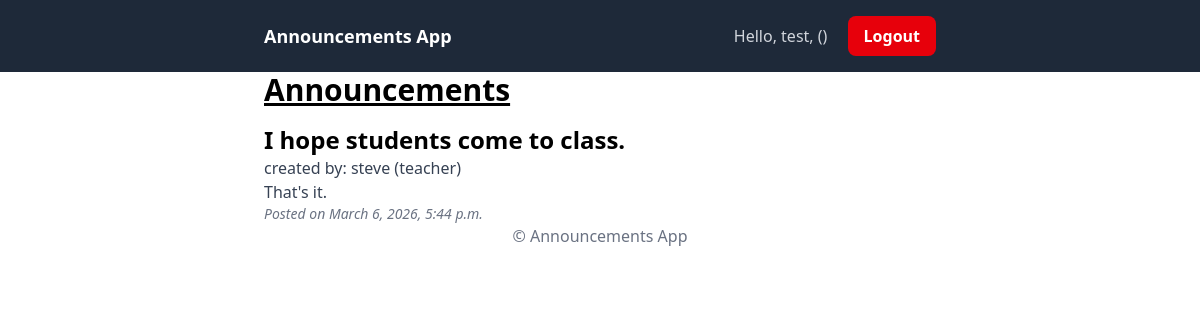
Screenshot of /announcements/ (signed in) with the database file from the repository.
### core/models.py (models this page shows)
class User(AbstractUser):
    ROLE_CHOICES = (
        ('teacher', 'Teacher'),
        ('student', 'Student'),
    )
    role = models.CharField(max_length=10, choices=ROLE_CHOICES)
    def __str__(self):
        return f"{self.username} ({self.role})"

### announcements/models.py (models this page shows, shortened)
class Announcement(models.Model):
    title = models.CharField(max_length=100)
    message = models.TextField()
    created_by = models.ForeignKey(
        settings.AUTH_USER_MODEL, # this is the model for the user
        on_delete=models.CASCADE,
        null=True,
        blank=True)
    created_at = models.DateTimeField(auto_now_add=True)
    updated_at = models.DateTimeField(auto_now=True)

### announcements/views.py (the view)
# urls.py: path('', announcement_list, name='announcement_list'),
@login_required
def announcement_list(request):
    announcements = Announcement.objects.all().order_by('-created_at')
    return render(
        request,
        'announcements/announcement_list.html',
        {'announcements': announcements}
    )

### announcements/templates/announcements/announcement_list.html (shortened to what this page needs)
{% extends "base.html" %}
{% block content %}
<div class="max-w-2xl mx-auto px-4 md:px-0">
    <div class="flex justify-between items-center mb-4">
        <h1 class="text-3xl font-bold underline">
            Announcements
        </h1>
    </div>
    <section>
        <ul>
          {% for announcement in announcements %}
            <li>
              <h2 class="text-2xl font-semibold mt-4">
                  {{ announcement.title }}
              </h2>
              <p class="text-gray-700">
                  created by: {{ announcement.created_by }}
              </p>
              <p class="text-gray-700">
                  {{ announcement.message }}
              </p>
              <p
                  class="text-gray-500 text-sm"
              ><em>Posted on {{ announcement.created_at }}</em></p>
            </li>
          {% empty %}
            <li>No announcements available.</li>
          {% endfor %}
        </ul>
    </section>
{% endblock %}

### templates/base.html (shortened to what this page needs)
<!doctype html>
<html>
  <head>
    <script src="https://cdn.jsdelivr.net/npm/@tailwindcss/browser@4"></script>
  </head>
  <body>
    <header>
        {% block header %}
        <nav class="bg-gray-800 p-4">
                <div class="max-w-2xl mx-auto flex justify-between items-center">
                    <a href="" class="text-white text-lg font-semibold">
                        Announcements App
                    </a>
                    {% if user.is_authenticated %}
                    <div>
                        <form method="post" action="{% url 'logout' %}">
                            <span class="text-gray-300 mr-4">
                                Hello, {{user.username}}, ({{user.role}})
                            </span>
                            <button type="submit" class="px-4 py-2 bg-red-600 text-white font-semibold rounded-lg hover:bg-red-700 focus:outline-none focus:ring-2 focus:ring-red-500 focus:ring-offset-2">
                                Logout
                            </button>
                        </form>
                    </div>
                    {% endif %}
                </div>
        </nav>
        {% endblock %}
    </header>
    <main>
        {% block content %}{% endblock %}
    </main>
    <footer>
        {% block footer %}
            <p class="text-center text-gray-500">
                &copy; Announcements App
            </p>
        {% endblock %}
    </footer>
  </body>
</html>

### rows the page displays
User: username "test"
Announcement: title "I hope students come to class.", created_by "steve (teacher)", message "That's it.", created_at "March 6, 2026, 5:44 p.m."
